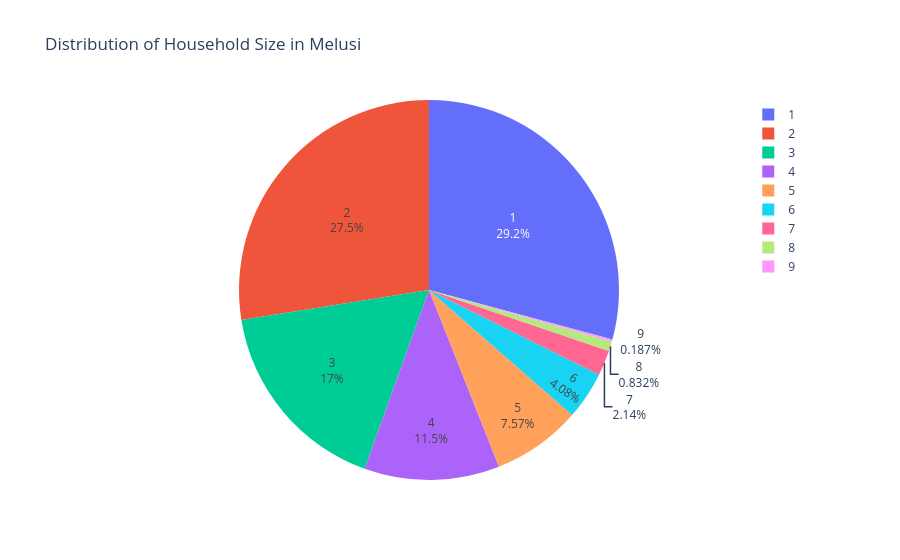

The notebook cell saved with this chart:
### Code cell
hh_size_counts = (
    melusi_df["hhr_total_members"]
    .value_counts()
    .sort_index()
    .reset_index()
)

hh_size_counts.columns = ["Household Size", "Count"]


fig = px.pie(
    hh_size_counts,
    names="Household Size",
    values="Count",
    title="Distribution of Household Size in Melusi"
)

fig.update_traces(textinfo="percent+label")

fig.show()

### Figure 1 — Plotly figure (JSON) as saved in the notebook; plotly's stock layout.template omitted (floating-point values rounded to 4 significant figures)
{"data": [{"domain": {"x": [0, 1], "y": [0, 1]}, "hovertemplate": "Household Size=%{label}<br>Count=%{value}<extra></extra>", "labels": [1.0, 2.0, 3.0, 4.0, 5.0, 6.0, 7.0, 8.0, 9.0], "legendgroup": "", "name": "", "showlegend": true, "textinfo": "percent+label", "type": "pie", "values": [1403, 1323, 816, 553, 364, 196, 103, 40, 9]}], "layout": {"legend": {"tracegroupgap": 0}, "title": {"text": "Distribution of Household Size in Melusi"}}}
